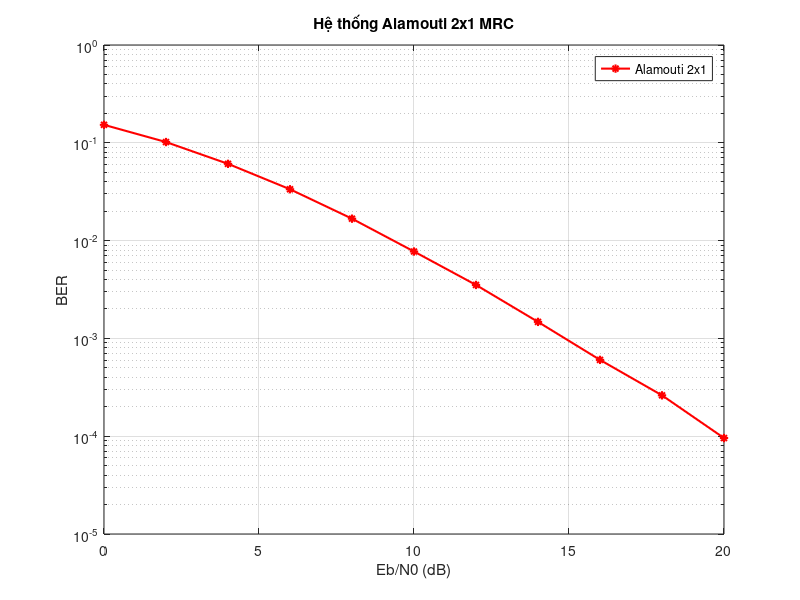

Write MATLAB code to recreate this figure. (Note: this script raises an error after producing the figure.)
% Mô phỏng STBC Alamouti 2x1 với MRC và ML
clear all; close all; clc;

frmLen = 1000; % chiều dài frame (số ký hiệu)
numPackets = 1000; % số lượng packet
EbN0 = 0:2:20; % giá trị Eb/N0 từ 0 đến 20 dB, bước 2 dB
N = 2; % số lượng anten Tx
M = 1; % số lượng anten thu Rx
P = 4; % độ dài điều chế QPSK

% Khởi tạo mảng lưu trữ BER
BERMRC = zeros(1, length(EbN0)); % BER cho MRC
BERML = zeros(1, length(EbN0)); % BER cho ML
errorMRC = zeros(1, numPackets); % Lỗi cho MRC
errorML = zeros(1, numPackets); % Lỗi cho ML

% Vòng lặp cho Eb/N0 điểm
for idx = 1:length(EbN0)
    for packetIdx = 1:numPackets
        % Tạo dữ liệu QPSK
        data = randi([0 P-1], frmLen, 2); % Dữ liệu QPSK (frmLen x 2)
        X = pskmod(data, P, 0); % Điều chế QPSK

        % Mã hóa Alamouti
        x1 = X(:,1); % Ký hiệu x1 (frmLen x 1)
        x2 = X(:,2); % Ký hiệu x2 (frmLen x 1)

        % Kênh Rayleigh fading
        Hr = (randn(frmLen, N, M) + 1i*randn(frmLen, N, M)) / sqrt(2);
        h1 = Hr(:,1,1); % Kênh từ anten 1
        h2 = Hr(:,2,1); % Kênh từ anten 2

        % Truyền tín hiệu
        s1 = h1.*x1 + h2.*x2; % Tín hiệu tại khe thời gian 1
        s2 = -h1.*conj(x2) + h2.*conj(x1); % Tín hiệu tại khe thời gian 2
        r1 = awgn(s1, EbN0(idx) + 3, 'measured'); % Thêm nhiễu (QPSK: Es/N0 = Eb/N0 + 3 dB)
        r2 = awgn(s2, EbN0(idx) + 3, 'measured');

        % Giải mã MRC
        norm = abs(h1).^2 + abs(h2).^2;
        x1Hat_MRC = (conj(h1).*r1 + h2.*conj(r2))./norm;
        x2Hat_MRC = (conj(h2).*r1 - h1.*conj(r2))./norm;

        % Gộp tín hiệu MRC
        decodedSymbols_MRC = [x1Hat_MRC x2Hat_MRC];
        decodedData_MRC = pskdemod(decodedSymbols_MRC, P, 0);

        % Tính lỗi cho MRC
        errorMRC(packetIdx) = biterr(decodedData_MRC, data);

    end

    % Tính BER (QPSK: 2 bit/ký hiệu, 2 cột dữ liệu)
    BERMRC(idx) = sum(errorMRC) / (numPackets * frmLen * 2 * 2);
    fprintf('Eb/N0 = %d dB, BER = %e\n', EbN0(idx), BERMRC(idx));
end

% Vẽ đồ thị
h = figure;
semilogy(EbN0, BERMRC, 'r*-', 'LineWidth', 1.5, 'DisplayName', 'Alamouti 2x1');
grid on;
set(gca, 'yscale', 'log', 'xlim', [EbN0(1), EbN0(end)], 'ylim', [1e-5 1]);
xlabel('Eb/N0 (dB)'); ylabel('BER');
title('Hệ thống Alamouti 2x1 MRC');
legend('show');
set(h, 'color', [1 1 1]);
set(h, 'NumberTitle', 'off');
set(h, 'renderer', 'zbuffer');